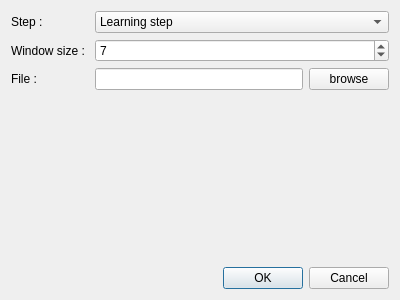
<?xml version="1.0" encoding="UTF-8"?>
<ui version="4.0">
 <class>ClassAnalysisDialog</class>
 <widget class="QDialog" name="ClassAnalysisDialog">
  <property name="geometry">
   <rect>
    <x>0</x>
    <y>0</y>
    <width>400</width>
    <height>300</height>
   </rect>
  </property>
  <property name="windowTitle">
   <string>Class analysis</string>
  </property>
  <layout class="QVBoxLayout" name="verticalLayout">
   <item>
    <layout class="QFormLayout" name="formLayout">
     <item row="0" column="0">
      <widget class="QLabel" name="stepLabel">
       <property name="text">
        <string>Step : </string>
       </property>
      </widget>
     </item>
     <item row="0" column="1">
      <widget class="QComboBox" name="stepBox">
       <item>
        <property name="text">
         <string>Learning step</string>
        </property>
       </item>
       <item>
        <property name="text">
         <string>Classification step</string>
        </property>
       </item>
       <item>
        <property name="text">
         <string>Print file info</string>
        </property>
       </item>
      </widget>
     </item>
     <item row="1" column="0">
      <widget class="QLabel" name="windowLabel">
       <property name="text">
        <string>Window size : </string>
       </property>
      </widget>
     </item>
     <item row="1" column="1">
      <widget class="QSpinBox" name="windowBox">
       <property name="minimum">
        <number>3</number>
       </property>
       <property name="maximum">
        <number>15</number>
       </property>
       <property name="singleStep">
        <number>2</number>
       </property>
       <property name="value">
        <number>7</number>
       </property>
      </widget>
     </item>
     <item row="2" column="0">
      <widget class="QLabel" name="fileLabel">
       <property name="text">
        <string>File : </string>
       </property>
      </widget>
     </item>
     <item row="2" column="1">
      <layout class="QHBoxLayout" name="horizontalLayout">
       <item>
        <widget class="QLineEdit" name="fileEdit"/>
       </item>
       <item>
        <widget class="QPushButton" name="fileButton">
         <property name="text">
          <string>browse</string>
         </property>
        </widget>
       </item>
      </layout>
     </item>
    </layout>
   </item>
   <item>
    <widget class="QDialogButtonBox" name="buttonBox">
     <property name="orientation">
      <enum>Qt::Horizontal</enum>
     </property>
     <property name="standardButtons">
      <set>QDialogButtonBox::Cancel|QDialogButtonBox::Ok</set>
     </property>
    </widget>
   </item>
  </layout>
 </widget>
 <resources/>
 <connections>
  <connection>
   <sender>buttonBox</sender>
   <signal>accepted()</signal>
   <receiver>ClassAnalysisDialog</receiver>
   <slot>accept()</slot>
   <hints>
    <hint type="sourcelabel">
     <x>248</x>
     <y>254</y>
    </hint>
    <hint type="destinationlabel">
     <x>157</x>
     <y>274</y>
    </hint>
   </hints>
  </connection>
  <connection>
   <sender>buttonBox</sender>
   <signal>rejected()</signal>
   <receiver>ClassAnalysisDialog</receiver>
   <slot>reject()</slot>
   <hints>
    <hint type="sourcelabel">
     <x>316</x>
     <y>260</y>
    </hint>
    <hint type="destinationlabel">
     <x>286</x>
     <y>274</y>
    </hint>
   </hints>
  </connection>
 </connections>
</ui>
